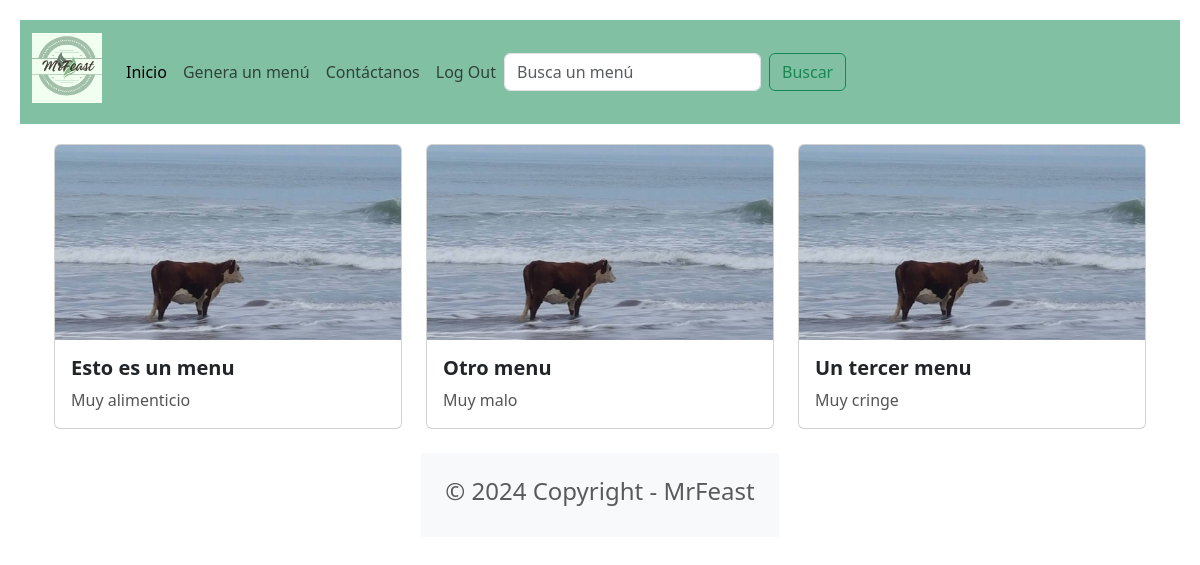
The page /portal/ on the database as committed earlier.
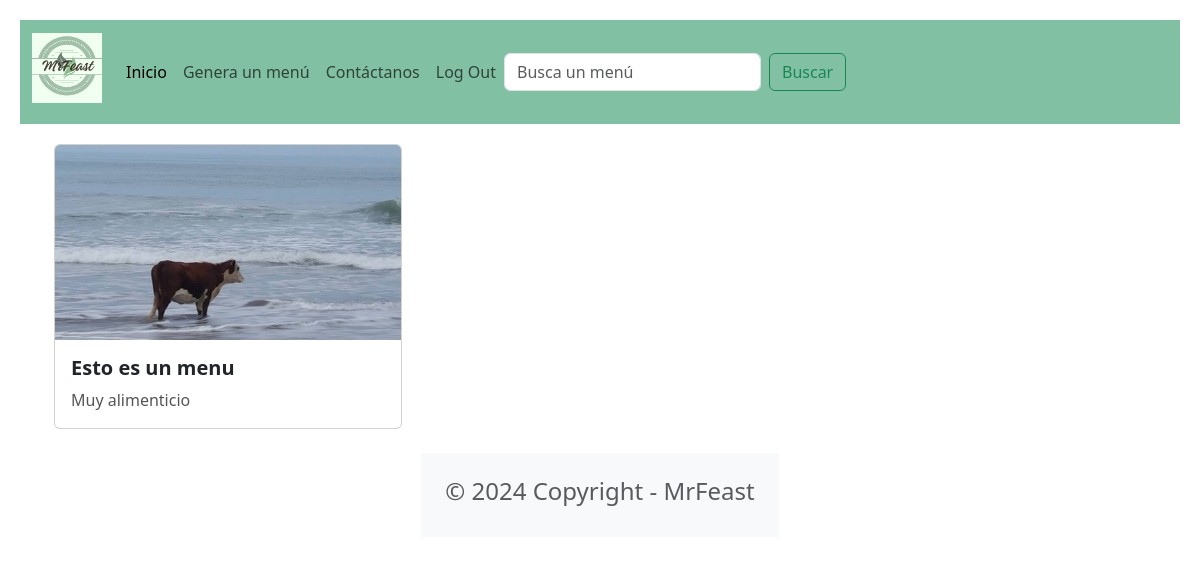
The same page on the database as committed later.
### food/models.py (models this page shows, shortened)
class Menu(models.Model):
    nombre = models.CharField(max_length=100)
    descripcion = models.CharField(max_length=250)
    imagen = models.ImageField(upload_to='menu/images/')

### food/views.py (the view)
# urls.py: path('portal/', foodViews.portal_view, name='portal'),
def portal_view(request):
    menus = Menu.objects.all()
    return render(request, 'portal.html', {'menus':menus,})

### food/templates/portal.html
{% extends "base.html" %}
{% block content %}
<div class="container">
    <div class= "row row-cols-1 row-cols-md-3 g-4">
        {% for menu in menus %}
        <div v-for="menu in menus" class="col">
            <div class="card">
                <img class="card-img-top" src="{{ menu.imagen.url}}"/>
                <div class ="card-body">
                    <h5 class="card-title fw-bold">{{ menu.nombre }}</h5>
                    <p class="card-text">{{ menu.descripcion }} </p>
                </div>
            </div>
        </div>
        {% endfor %}
    </div>
</div>
{% endblock content %}

Rows that differ between the two databases and show on the page:
removed Menu: imagen (picture), nombre "Otro menu", descripcion "Muy malo"
removed Menu: imagen (picture), nombre "Un tercer menu", descripcion "Muy cringe"
